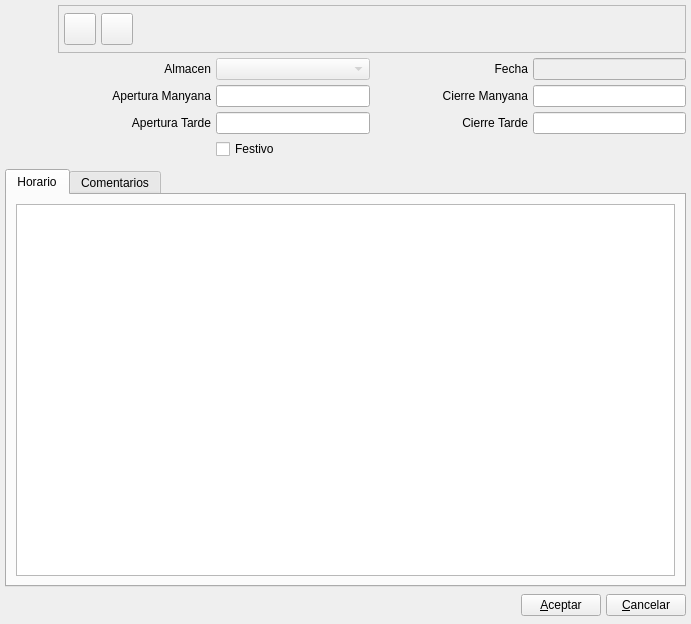
<ui version="4.0" >
 <author>Tomeu Borras Riera</author>
 <class>Cuadrante1Base</class>
 <widget class="QWidget" name="Cuadrante1Base" >
  <property name="geometry" >
   <rect>
    <x>0</x>
    <y>0</y>
    <width>691</width>
    <height>624</height>
   </rect>
  </property>
  <property name="windowTitle" >
   <string>Cuadrante y Uso Horario</string>
  </property>
  <property name="windowIcon" >
   <iconset resource="../../../bulmages.qrc" >:/Images/receive.svg</iconset>
  </property>
  <layout class="QGridLayout" >
   <property name="margin" >
    <number>5</number>
   </property>
   <property name="spacing" >
    <number>5</number>
   </property>
   <item row="6" column="0" colspan="5" >
    <widget class="QTabWidget" name="tabWidget" >
     <property name="currentIndex" >
      <number>0</number>
     </property>
     <widget class="QWidget" name="tab" >
      <property name="accessibleName" >
       <string>Horario</string>
      </property>
      <attribute name="title" >
       <string>Horario</string>
      </attribute>
      <layout class="QVBoxLayout" >
       <property name="margin" >
        <number>9</number>
       </property>
       <property name="spacing" >
        <number>6</number>
       </property>
       <item>
        <widget class="BfSubForm" name="mui_list" />
       </item>
      </layout>
     </widget>
     <widget class="QWidget" name="tab_2" >
      <attribute name="title" >
       <string>Comentarios</string>
      </attribute>
      <layout class="QVBoxLayout" >
       <property name="margin" >
        <number>9</number>
       </property>
       <property name="spacing" >
        <number>6</number>
       </property>
       <item>
        <widget class="QTextEdit" name="mui_comentcuadrante" />
       </item>
      </layout>
     </widget>
    </widget>
   </item>
   <item row="5" column="0" colspan="5" >
    <widget class="QFrame" name="mui_frameplugin" >
     <property name="frameShape" >
      <enum>QFrame::StyledPanel</enum>
     </property>
     <property name="frameShadow" >
      <enum>QFrame::Raised</enum>
     </property>
    </widget>
   </item>
   <item row="1" column="2" >
    <widget class="BusquedaAlmacen" name="mui_idalmacen" >
     <property name="enabled" >
      <bool>false</bool>
     </property>
    </widget>
   </item>
   <item row="1" column="0" colspan="2" >
    <widget class="QLabel" name="textLabel1_2_2_3_2" >
     <property name="text" >
      <string>Almacen</string>
     </property>
     <property name="alignment" >
      <set>Qt::AlignRight|Qt::AlignTrailing|Qt::AlignVCenter</set>
     </property>
    </widget>
   </item>
   <item row="7" column="0" colspan="5" >
    <layout class="QHBoxLayout" >
     <property name="margin" >
      <number>0</number>
     </property>
     <property name="spacing" >
      <number>5</number>
     </property>
     <item>
      <spacer>
       <property name="orientation" >
        <enum>Qt::Horizontal</enum>
       </property>
       <property name="sizeType" >
        <enum>QSizePolicy::Expanding</enum>
       </property>
       <property name="sizeHint" >
        <size>
         <width>201</width>
         <height>27</height>
        </size>
       </property>
      </spacer>
     </item>
     <item>
      <widget class="QPushButton" name="mui_aceptar" >
       <property name="text" >
        <string>&amp;Aceptar</string>
       </property>
      </widget>
     </item>
     <item>
      <widget class="QPushButton" name="mui_cancelar" >
       <property name="text" >
        <string>&amp;Cancelar</string>
       </property>
      </widget>
     </item>
    </layout>
   </item>
   <item row="0" column="0" >
    <widget class="QLabel" name="label" >
     <property name="minimumSize" >
      <size>
       <width>48</width>
       <height>48</height>
      </size>
     </property>
     <property name="maximumSize" >
      <size>
       <width>48</width>
       <height>48</height>
      </size>
     </property>
     <property name="text" >
      <string/>
     </property>
     <property name="pixmap" >
      <pixmap resource="../../../bulmages.qrc" >:/BulmaCont32x32/images/png/i_diario.xpm</pixmap>
     </property>
    </widget>
   </item>
   <item row="0" column="1" colspan="4" >
    <widget class="QFrame" name="frame" >
     <property name="frameShape" >
      <enum>QFrame::StyledPanel</enum>
     </property>
     <property name="frameShadow" >
      <enum>QFrame::Raised</enum>
     </property>
     <layout class="QHBoxLayout" >
      <property name="margin" >
       <number>5</number>
      </property>
      <property name="spacing" >
       <number>5</number>
      </property>
      <item>
       <widget class="QToolButton" name="mui_guardar" >
        <property name="minimumSize" >
         <size>
          <width>32</width>
          <height>32</height>
         </size>
        </property>
        <property name="maximumSize" >
         <size>
          <width>32</width>
          <height>32</height>
         </size>
        </property>
        <property name="toolTip" >
         <string>Guardar almacen</string>
        </property>
        <property name="whatsThis" >
         <string>Guardar almacen</string>
        </property>
        <property name="text" >
         <string/>
        </property>
        <property name="icon" >
         <iconset resource="../../../bulmages.qrc" >:/Images/edit-save.svg</iconset>
        </property>
        <property name="iconSize" >
         <size>
          <width>32</width>
          <height>32</height>
         </size>
        </property>
        <property name="shortcut" >
         <string>Ctrl+S</string>
        </property>
       </widget>
      </item>
      <item>
       <widget class="QToolButton" name="mui_borrar" >
        <property name="minimumSize" >
         <size>
          <width>32</width>
          <height>32</height>
         </size>
        </property>
        <property name="maximumSize" >
         <size>
          <width>32</width>
          <height>32</height>
         </size>
        </property>
        <property name="toolTip" >
         <string>Borrar almacen</string>
        </property>
        <property name="whatsThis" >
         <string>Borrar almacen</string>
        </property>
        <property name="text" >
         <string/>
        </property>
        <property name="icon" >
         <iconset resource="../../../bulmages.qrc" >:Images/edit-delete.svg</iconset>
        </property>
        <property name="iconSize" >
         <size>
          <width>32</width>
          <height>32</height>
         </size>
        </property>
        <property name="shortcut" >
         <string>Ctrl+D</string>
        </property>
       </widget>
      </item>
      <item>
       <spacer>
        <property name="orientation" >
         <enum>Qt::Horizontal</enum>
        </property>
        <property name="sizeType" >
         <enum>QSizePolicy::Expanding</enum>
        </property>
        <property name="sizeHint" >
         <size>
          <width>41</width>
          <height>34</height>
         </size>
        </property>
       </spacer>
      </item>
     </layout>
    </widget>
   </item>
   <item row="2" column="0" colspan="2" >
    <widget class="QLabel" name="textLabel1_4_4" >
     <property name="text" >
      <string>Apertura Manyana</string>
     </property>
     <property name="alignment" >
      <set>Qt::AlignRight|Qt::AlignTrailing|Qt::AlignVCenter</set>
     </property>
     <property name="buddy" >
      <cstring>mui_aperturacuadrante</cstring>
     </property>
    </widget>
   </item>
   <item row="2" column="2" >
    <widget class="QLineEdit" name="mui_aperturacuadrante" >
     <property name="enabled" >
      <bool>true</bool>
     </property>
     <property name="sizePolicy" >
      <sizepolicy>
       <hsizetype>5</hsizetype>
       <vsizetype>0</vsizetype>
       <horstretch>0</horstretch>
       <verstretch>0</verstretch>
      </sizepolicy>
     </property>
     <property name="minimumSize" >
      <size>
       <width>150</width>
       <height>0</height>
      </size>
     </property>
     <property name="alignment" >
      <set>Qt::AlignLeading</set>
     </property>
     <property name="readOnly" >
      <bool>false</bool>
     </property>
    </widget>
   </item>
   <item row="2" column="4" >
    <widget class="QLineEdit" name="mui_cierrecuadrante" >
     <property name="enabled" >
      <bool>true</bool>
     </property>
     <property name="sizePolicy" >
      <sizepolicy>
       <hsizetype>5</hsizetype>
       <vsizetype>0</vsizetype>
       <horstretch>0</horstretch>
       <verstretch>0</verstretch>
      </sizepolicy>
     </property>
     <property name="minimumSize" >
      <size>
       <width>150</width>
       <height>0</height>
      </size>
     </property>
     <property name="alignment" >
      <set>Qt::AlignLeading</set>
     </property>
     <property name="readOnly" >
      <bool>false</bool>
     </property>
    </widget>
   </item>
   <item row="2" column="3" >
    <widget class="QLabel" name="textLabel1_4_5" >
     <property name="text" >
      <string>Cierre Manyana</string>
     </property>
     <property name="alignment" >
      <set>Qt::AlignRight|Qt::AlignTrailing|Qt::AlignVCenter</set>
     </property>
     <property name="buddy" >
      <cstring>mui_aperturacuadrante</cstring>
     </property>
    </widget>
   </item>
   <item row="3" column="4" >
    <widget class="QLineEdit" name="mui_cierre1cuadrante" >
     <property name="enabled" >
      <bool>true</bool>
     </property>
     <property name="sizePolicy" >
      <sizepolicy>
       <hsizetype>5</hsizetype>
       <vsizetype>0</vsizetype>
       <horstretch>0</horstretch>
       <verstretch>0</verstretch>
      </sizepolicy>
     </property>
     <property name="minimumSize" >
      <size>
       <width>150</width>
       <height>0</height>
      </size>
     </property>
     <property name="alignment" >
      <set>Qt::AlignLeading</set>
     </property>
     <property name="readOnly" >
      <bool>false</bool>
     </property>
    </widget>
   </item>
   <item row="3" column="0" colspan="2" >
    <widget class="QLabel" name="textLabel1_4_7" >
     <property name="text" >
      <string>Apertura Tarde</string>
     </property>
     <property name="alignment" >
      <set>Qt::AlignRight|Qt::AlignTrailing|Qt::AlignVCenter</set>
     </property>
     <property name="buddy" >
      <cstring>mui_aperturacuadrante</cstring>
     </property>
    </widget>
   </item>
   <item row="3" column="3" >
    <widget class="QLabel" name="textLabel1_4_6" >
     <property name="text" >
      <string>Cierre Tarde</string>
     </property>
     <property name="alignment" >
      <set>Qt::AlignRight|Qt::AlignTrailing|Qt::AlignVCenter</set>
     </property>
     <property name="buddy" >
      <cstring>mui_aperturacuadrante</cstring>
     </property>
    </widget>
   </item>
   <item row="1" column="3" >
    <widget class="QLabel" name="textLabel1_2_2_3_3" >
     <property name="text" >
      <string>Fecha</string>
     </property>
     <property name="alignment" >
      <set>Qt::AlignRight|Qt::AlignTrailing|Qt::AlignVCenter</set>
     </property>
    </widget>
   </item>
   <item row="1" column="4" >
    <widget class="QLineEdit" name="mui_fechacuadrante" >
     <property name="enabled" >
      <bool>false</bool>
     </property>
     <property name="sizePolicy" >
      <sizepolicy>
       <hsizetype>5</hsizetype>
       <vsizetype>0</vsizetype>
       <horstretch>0</horstretch>
       <verstretch>0</verstretch>
      </sizepolicy>
     </property>
    </widget>
   </item>
   <item row="3" column="2" >
    <widget class="QLineEdit" name="mui_apertura1cuadrante" >
     <property name="enabled" >
      <bool>true</bool>
     </property>
     <property name="sizePolicy" >
      <sizepolicy>
       <hsizetype>5</hsizetype>
       <vsizetype>0</vsizetype>
       <horstretch>0</horstretch>
       <verstretch>0</verstretch>
      </sizepolicy>
     </property>
     <property name="minimumSize" >
      <size>
       <width>150</width>
       <height>0</height>
      </size>
     </property>
     <property name="alignment" >
      <set>Qt::AlignLeading</set>
     </property>
     <property name="readOnly" >
      <bool>false</bool>
     </property>
    </widget>
   </item>
   <item row="4" column="2" >
    <widget class="QCheckBox" name="mui_fiestacuadrante" >
     <property name="text" >
      <string>Festivo</string>
     </property>
    </widget>
   </item>
  </layout>
 </widget>
 <layoutdefault spacing="4" margin="3" />
 <customwidgets>
  <customwidget>
   <class>BfSubForm</class>
   <extends>QTableWidget</extends>
   <header>bfsubform.h</header>
  </customwidget>
  <customwidget>
   <class>BusquedaAlmacen</class>
   <extends>QComboBox</extends>
   <header>busquedaalmacen.h</header>
  </customwidget>
 </customwidgets>
 <resources>
  <include location="../../../bulmages.qrc" />
 </resources>
 <connections/>
</ui>
